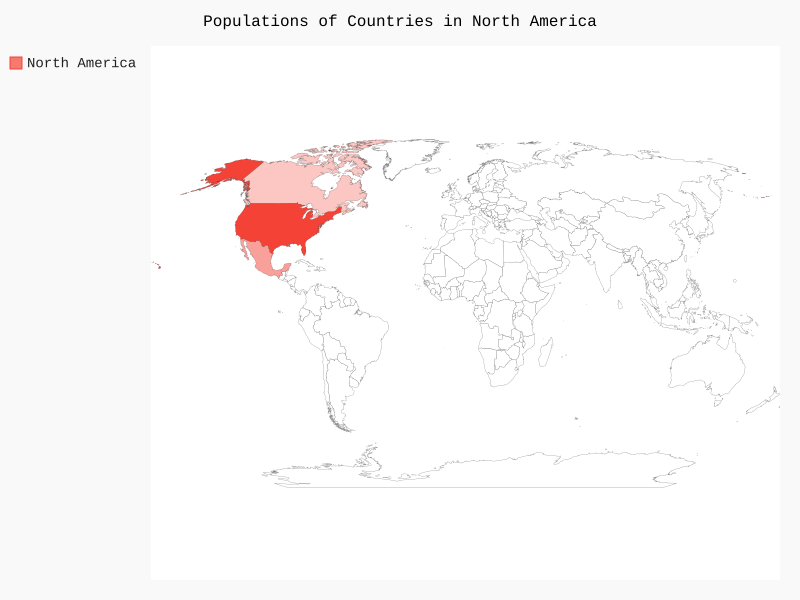

The Python source for this figure:
from pygal_maps_world.maps import World

wm = World()
wm.title = 'Populations of Countries in North America'

wm.add('North America', {'ca': 34126000, 'us': 309349000, 'mx': 113423000})

wm.render_to_file('na_populations.svg')
